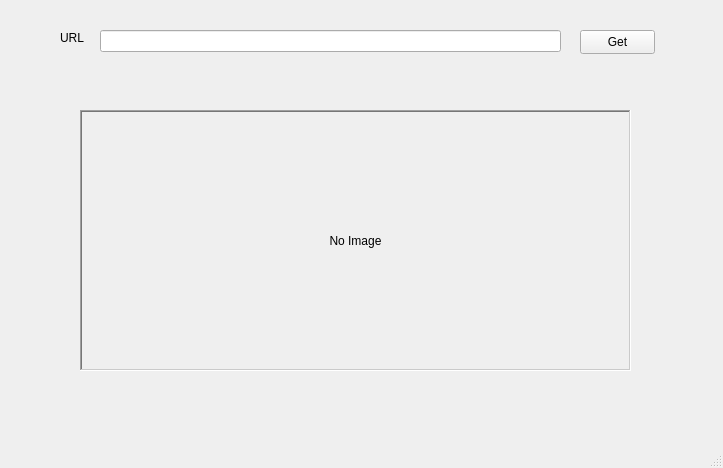
<?xml version="1.0" encoding="UTF-8"?>
<ui version="4.0">
 <class>MainWindow</class>
 <widget class="QMainWindow" name="MainWindow">
  <property name="geometry">
   <rect>
    <x>0</x>
    <y>0</y>
    <width>723</width>
    <height>468</height>
   </rect>
  </property>
  <property name="windowTitle">
   <string>NET</string>
  </property>
  <widget class="QWidget" name="centralwidget">
   <widget class="QLabel" name="label">
    <property name="geometry">
     <rect>
      <x>60</x>
      <y>30</y>
      <width>49</width>
      <height>16</height>
     </rect>
    </property>
    <property name="text">
     <string>URL</string>
    </property>
   </widget>
   <widget class="QLineEdit" name="lineEdit">
    <property name="geometry">
     <rect>
      <x>100</x>
      <y>30</y>
      <width>461</width>
      <height>22</height>
     </rect>
    </property>
   </widget>
   <widget class="QPushButton" name="pushButton">
    <property name="geometry">
     <rect>
      <x>580</x>
      <y>30</y>
      <width>75</width>
      <height>24</height>
     </rect>
    </property>
    <property name="text">
     <string>Get</string>
    </property>
   </widget>
   <widget class="QLabel" name="label_2">
    <property name="geometry">
     <rect>
      <x>80</x>
      <y>110</y>
      <width>551</width>
      <height>261</height>
     </rect>
    </property>
    <property name="frameShape">
     <enum>QFrame::WinPanel</enum>
    </property>
    <property name="frameShadow">
     <enum>QFrame::Sunken</enum>
    </property>
    <property name="text">
     <string>No Image</string>
    </property>
    <property name="alignment">
     <set>Qt::AlignCenter</set>
    </property>
   </widget>
  </widget>
  <widget class="QMenuBar" name="menubar">
   <property name="geometry">
    <rect>
     <x>0</x>
     <y>0</y>
     <width>723</width>
     <height>22</height>
    </rect>
   </property>
  </widget>
  <widget class="QStatusBar" name="statusbar"/>
 </widget>
 <resources/>
 <connections/>
</ui>
